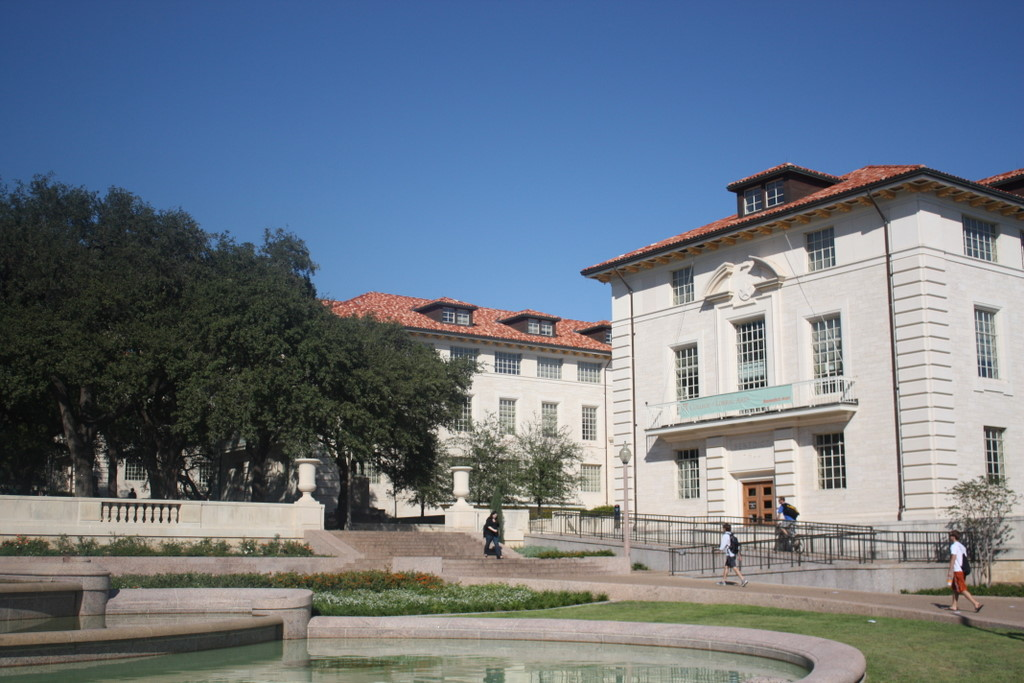
#> input picture assig2_cv_mats/pano_image1.jpg, 1024 x 683 px
$ jupyter execute image_stitch.ipynb   (shell and % lines are left out)
#> lines starting #> are read from the running program, lines starting #| are printed output that depends on the picture; after the words box and inside, x2 and y2 are one past the last pixel; in counts of white or black regions, pixels touching at a corner belong together
Part 2: Image Mosaics (Image stitching of two images)

[cell 1]
import cv2
import numpy as np
import matplotlib.pyplot as plt

[cell 2]
from google.colab import drive
drive.mount('/content/drive')

[cell 3]
%cd /content/drive/MyDrive/Colab Notebooks/assig2_cv

[cell 4]
# Step 1: Load the book image and the first frame of the book video
img2 = cv2.cvtColor(cv2.imread('assig2_cv_mats/pano_image1.jpg'), cv2.COLOR_BGR2RGB) #Left
img1 = cv2.cvtColor(cv2.imread('assig2_cv_mats/pano_image2.jpg'), cv2.COLOR_BGR2RGB) #Right
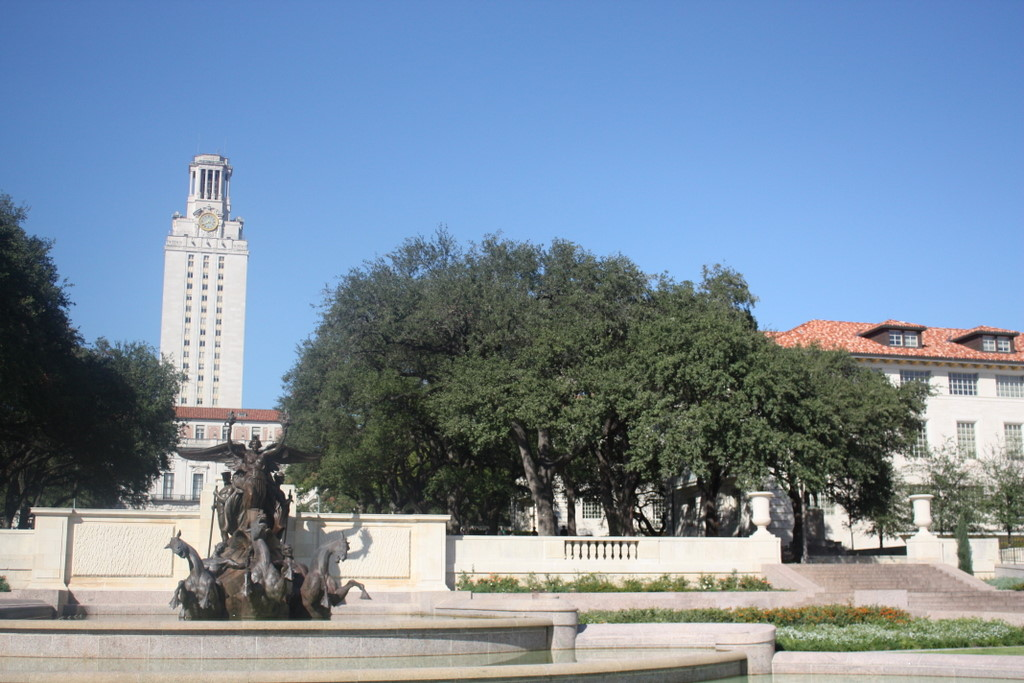
#> input picture assig2_cv_mats/pano_image2.jpg, 1024 x 683 px

# Step 2: Initialize the SIFT detector
sift = cv2.SIFT_create()

# Step 3: Detect keypoints and descriptors
keypts_img1, descriptors_img1 = sift.detectAndCompute(img1, None)
#> keypts_img1 = 5324 keypoints; strongest (x, y, size): (620, 556, 2.4), (612, 556, 2.3), (534, 528, 1.9), (772, 470, 2.8)
keypts_img2, descriptors_img2 = sift.detectAndCompute(img2, None)
#> keypts_img2 = 4251 keypoints; strongest (x, y, size): (958, 549, 9.6), (490, 527, 1.9), (732, 555, 2.7), (376, 451, 1.8)

# Step 4: Use a Brute-Force Matcher with KNN
bf = cv2.BFMatcher(cv2.NORM_L2, crossCheck=False)

# Step 5: Perform KNN matching with ratio test
matches = bf.knnMatch(descriptors_img1, descriptors_img2, k=2)
#> matches = 5324 matches

# Step 6: Apply ratio test to choose best 50 matches
good_matches = []
for m, n in matches:
    if m.distance < 0.75 * n.distance:
        good_matches.append(m)
#> after the loop, good_matches = 1092 matches
good_matches = sorted(good_matches, key=lambda x: x.distance)[:50]
#> good_matches = 50 matches

# Step 7: Draw the matches on the images
img_matches = cv2.drawMatches(
    img1, keypts_img1, img2, keypts_img2,
    good_matches, None, matchColor=(255,0,0),
    flags=cv2.DrawMatchesFlags_NOT_DRAW_SINGLE_POINTS)
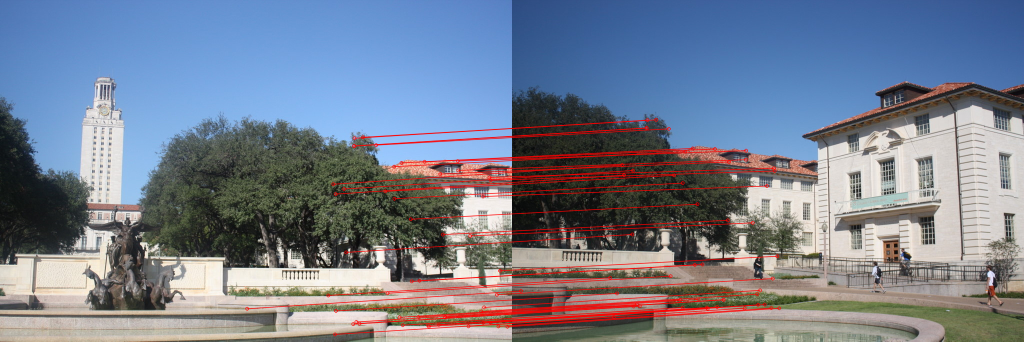
#> img_matches: shape (683, 2048, 3) (shown at 1/2 size); mean R, G, B 118.5, 126.7, 143

# Step 8: Plot the results
plt.figure(figsize=(12, 12))
plt.imshow(img_matches)
plt.title('Top 50 Matches bet. First Image & Second Image')
plt.axis('off')
plt.show()

[cell 5]
# Step 9: Build function to compute Homography matrix using DLT
def compute_homography(src_pts, dst_pts):
    """
    Compute Homography Matrix H such that dst_pts ≈ H * src_pts
    src_pts: (N, 2) → points from book_img
    dst_pts: (N, 2) → points from video frame
    Compute Homography H using Ax = b, with 8 unknowns & H[3,3] = 1
    """
    assert src_pts.shape[0] >= 4, "Requires at least 4 point correspondences"
    N = src_pts.shape[0]
    A = []

    for i in range(N):
        x, y = src_pts[i]
        x_d, y_d = dst_pts[i]
        # For x' equation (first part of the system)
        A.append([x, y, 1, 0, 0, 0, -x * x_d, -y * x_d, -x_d])
        # For y' equation (second part of the system)
        A.append([0, 0, 0, x, y, 1, -x * y_d, -y * y_d, -y_d])

    #2Nx8 coefficient matrix
    A = np.array(A)
    # Solve using SVD
    U, S, Vt = np.linalg.svd(A)
    # Get the smallest singular value (last row of V transposed)
    h = Vt[-1, :]
    # Reshape to get 3x3 homography matrix
    H = h.reshape((3, 3))
    # Normalize so H[2,2] = 1
    H = H / H[2, 2]
    return H

# Step 10: Extract Point Correspondences from Good Matches
src_pts = np.array([keypts_img1[m.queryIdx].pt for m in good_matches])
#> src_pts = 50 pairs, first value 494 to 1014.4, second value 274.1 to 668.3
dst_pts = np.array([keypts_img2[m.trainIdx].pt for m in good_matches])
#> dst_pts = 50 pairs, first value 17.56 to 534, second value 239.2 to 633.6

# Step 11:Compute the Homography matrix H using p & p'
H = compute_homography(src_pts, dst_pts)
#> the loop in compute_homography, `for i in range(N):` made 50 passes
#> (x, y, x_d, y_d) on passes 1 to 12: (857.3, 652.6, 390.8, 617.2), (936.6, 652.1, 464.8, 616), (718.4, 646.8, 255.1, 611.8), (889.9, 634.2, 422.8, 599.1), (802.5, 325.3, 360.9, 296.3), (962.1, 622.4, 490, 587.9), (770.2, 382.2, 323.9, 350.2), (889.9, 634.2, 422.8, 599.1), (725.6, 274.1, 287.9, 239.2), (823, 562.3, 365.1, 529.3), (855.4, 650.2, 389.3, 614.7), (821.3, 438, 370.4, 407.9)
#> after the loop in compute_homography, `for i in range(N):`: A = 100 items
#> in compute_homography, `U, S, Vt = np.linalg.svd(A)`:
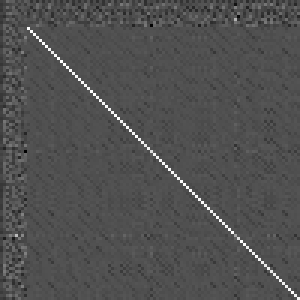
#> U: shape (100, 100) float64 (shown 3 times larger); min -0.45, max 0.967, mean -0.000468; drawn with min black and max white
#> in compute_homography, `U, S, Vt = np.linalg.svd(A)`: S = [4530873.6, 520933.5, 6794.8, 1833.3, 771.7, 253.2, 141.9, 0.415, 0.0088]
#> in compute_homography, `h = Vt[-1, :]`: h = [0.00216, -0.000121, -0.958, 0.000288, 0.00202, -0.287, 4.84e-07, 5.14e-08, 0.00163]
#> in compute_homography, `H = h.reshape((3, 3))`: H = [[0.00216, -0.000121, -0.958], [0.000288, 0.00202, -0.287], [4.84e-07, 5.14e-08, 0.00163]]
#> in compute_homography, `H = H / H[2, 2]`: H = [[1.33, -0.0742, -588.7], [0.177, 1.24, -176.7], [0.000297, 3.16e-05, 1]]
print("Computed Homography Matrix:\n", H)
#| Computed Homography Matrix:
#|  [[ 1.32507305e+00 -7.42068193e-02 -5.88740105e+02]
#|  [ 1.77335096e-01  1.24322553e+00 -1.76688116e+02]
#|  [ 2.97310501e-04  3.16228572e-05  1.00000000e+00]]

# Step 12: Verify H by Mapping Book Points to Video Frame
#Convert src_pts to homogeneous coordinates
src_pts_hom = np.hstack((src_pts, np.ones((src_pts.shape[0], 1))))
#> src_pts_hom = 50 rows, first 8: [857.3, 652.6, 1], [936.6, 652.1, 1], [718.4, 646.8, 1], [889.9, 634.2, 1], [802.5, 325.3, 1], [962.1, 622.4, 1], [770.2, 382.2, 1], [889.9, 634.2, 1]
#Map points using the computed Homography matrix H
mapped_pts_hom = (H @ src_pts_hom.T).T
#> mapped_pts_hom = 50 rows, first 8: [498.9, 786.7, 1.28], [603.9, 800.1, 1.3], [315.2, 754.9, 1.23], [543.4, 769.6, 1.28], [450.5, 370.1, 1.25], [640, 767.7, 1.31], [403.4, 435.1, 1.24], [543.4, 769.6, 1.28]
#Normalize
mapped_pts = mapped_pts_hom[:, :2] / mapped_pts_hom[:, 2, np.newaxis]
#> mapped_pts = 50 pairs, first value 17.15 to 534.7, second value 239.1 to 633.4

# Step 13: Visualize the verification test on first_frame
frame_vis = img2.copy()
#Green for mapped points (predicted)
for p in mapped_pts:
    cv2.circle(frame_vis, (int(p[0]), int(p[1])), 5, (0, 255, 0), -1)
#> this loop made 50 passes
#> p on passes 1 to 12: [391.1, 616.7], [464.8, 615.9], [255.4, 611.7], [423, 599.1], [360.7, 296.3], [490.1, 587.9], [325, 350.6], [423, 599.1], [287.9, 239.1], [364.4, 529.3], [389.4, 614.5], [371.2, 408.1]
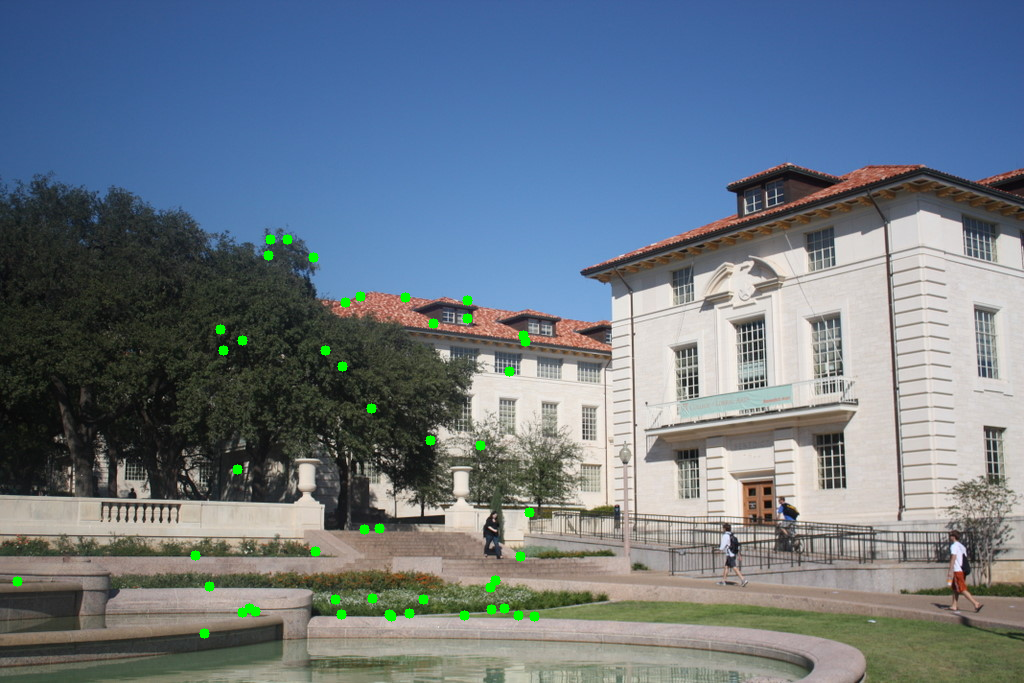
#> frame_vis: shape (683, 1024, 3); mean R, G, B 107.1, 119.7, 131.5
#Red for actual points (measured)
for p in dst_pts:
    cv2.circle(frame_vis, (int(p[0]), int(p[1])), 5, (255, 0, 0), -1)
#> this loop made 50 passes
#> p on passes 1 to 12: [390.8, 617.2], [464.8, 616], [255.1, 611.8], [422.8, 599.1], [360.9, 296.3], [490, 587.9], [323.9, 350.2], [422.8, 599.1], [287.9, 239.2], [365.1, 529.3], [389.3, 614.7], [370.4, 407.9]
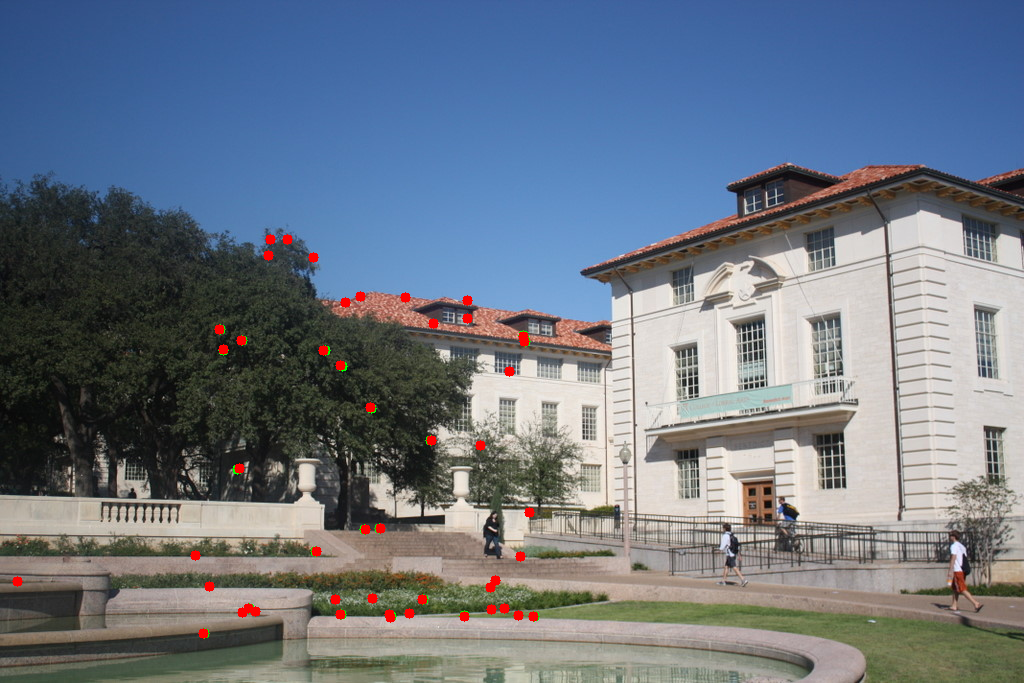
#> frame_vis: shape (683, 1024, 3); 0.54% of pixels changed, all inside (x1, y1, x2, y2) = (12, 234, 539, 639)
plt.figure(figsize=(10, 8))
plt.imshow(frame_vis)
plt.title('Green: Mapped Points | Red: Actual Points')
plt.axis('off')
plt.show()

[cell 6]
def warp_image(img, H, output_shape):
    """
    Warps img using homography H onto the coordinate frame defined by output_shape
        img: Input image (H x W x 3)
        H: Homography matrix (3 x 3)
        output_shape: Tuple (height, width) of the output warped image
        Warped image aligned to output frame is returned
    """
    h_out, w_out = output_shape
    H_inv = np.linalg.inv(H)

    # Create a meshgrid of (x, y) coordinates in the output image
    x_out, y_out = np.meshgrid(np.arange(w_out), np.arange(h_out))
    ones = np.ones_like(x_out)

    coords_out = np.stack([x_out, y_out, ones], axis=-1).reshape(-1, 3).T  # 3xN size

    # Apply inverse homography to find corresponding points in the source image
    coords_src = H_inv @ coords_out

    # Normalize
    coords_src /= coords_src[2, :]
    x_src = coords_src[0, :].reshape(h_out, w_out)
    y_src = coords_src[1, :].reshape(h_out, w_out)

    # Use cv2.remap for bilinear interpolation
    map_x = x_src.astype(np.float32)
    map_y = y_src.astype(np.float32)

    # Apply edge padding using cv2.BORDER_REPLICATE
    warped_channels = []
    for i in range(3):  # For each RGB channel
        warped = cv2.remap(img[:, :, i], map_x, map_y,
                           interpolation=cv2.INTER_LINEAR,
                           borderMode=cv2.BORDER_REPLICATE)
        warped_channels.append(warped)

    # Stack the channels to form the final warped image
    warped_img = np.stack(warped_channels, axis=-1)

    return warped_img

[cell 7]
def create_two_image_mosaic_reverse(img1, img2, H):
    """
    Warps img2 into img1's coordinate frame and creates a mosaic.
        img1: source image (reference)
        img2: destination image (to be warped)
        H: homography from img1 to img2 >> img2 = H @ img1
        mosaic: stitched image mosaic with img1 unchanged & img2 warped
    """
    h1, w1 = img1.shape[:2]
    h2, w2 = img2.shape[:2]

    # Get corners of img2 (for warping)
    corners_img2 = np.array([
        [0, 0],
        [w2, 0],
        [w2, h2],
        [0, h2]
    ], dtype=np.float32)

    # Warp corners of img2 into img1's space (by applying the inverse of H)
    H_inv = np.linalg.inv(H)
    corners_img2_homog = cv2.perspectiveTransform(corners_img2[None, :, :], H_inv)[0]

    # Get Corners of img1
    corners_img1 = np.array([
        [0, 0],
        [w1, 0],
        [w1, h1],
        [0, h1]
    ], dtype=np.float32)

    # Combine and find bounding box
    all_corners = np.vstack((corners_img2_homog, corners_img1))
    [xmin, ymin] = np.floor(all_corners.min(axis=0)).astype(int)
    [xmax, ymax] = np.ceil(all_corners.max(axis=0)).astype(int)

    # Translation offset to avoid negative coordinates
    tx, ty = -xmin, -ymin
    translation = np.array([[1, 0, tx],
                            [0, 1, ty],
                            [0, 0, 1]])

    # Warp img2 into this output shape calculated
    output_shape = (ymax - ymin, xmax - xmin)
    warped_img2 = warp_image(img2, translation @ H_inv, output_shape)

    # Paste img1 into the mosaic (no warping needed for img1)
    mosaic = warped_img2.copy()
    mosaic[ty:ty+h1, tx:tx+w1] = img1  # overlay img1 in its original location
    return mosaic


# Assuming img1, img2, and H are already defined
mosaic = create_two_image_mosaic_reverse(img1, img2, H)
#> in create_two_image_mosaic_reverse, `H_inv = np.linalg.inv(H)`: H_inv = [[0.662, 0.0295, 395], [-0.122, 0.795, 68.78], [-0.000193, -3.39e-05, 0.88]]
#> in create_two_image_mosaic_reverse, `corners_img2_homog = cv2.perspectiveTransform(corners_img2[None, :, :]..`: corners_img2_homog = [[448.7, 78.12], [1571.6, -82.05], [1657.3, 738.6], [484.3, 713.9]]
#> in create_two_image_mosaic_reverse, `all_corners = np.vstack((corners_img2_homog, corners_img1))`: all_corners = [[448.7, 78.12], [1571.6, -82.05], [1657.3, 738.6], [484.3, 713.9], [0, 0], [1024, 0], [1024, 683], [0, 683]]
#> in create_two_image_mosaic_reverse, `[xmin, ymin] = np.floor(all_corners.min(axis=0)).astype(int)`: xmin = 0; ymin = -83
#> in create_two_image_mosaic_reverse, `[xmax, ymax] = np.ceil(all_corners.max(axis=0)).astype(int)`: xmax = 1658; ymax = 739
#> in create_two_image_mosaic_reverse, `tx, ty = -xmin, -ymin`: tx = 0; ty = 83
#> in create_two_image_mosaic_reverse, `translation = np.array([[1, 0, tx], [0, 1, ty], [0, 0, 1]])`: translation = [[1, 0, 0], [0, 1, 83], [0, 0, 1]]
#> in create_two_image_mosaic_reverse, `output_shape = (ymax - ymin, xmax - xmin)`: output_shape = (822, 1658)
#> in warp_image, `h_out, w_out = output_shape`: h_out = 822; w_out = 1658
#> in warp_image, `H_inv = np.linalg.inv(H)`: H_inv = [[1.33, -0.0742, -582.6], [0.177, 1.24, -279.9], [0.000297, 3.16e-05, 0.997]]
#> in warp_image, `x_src = coords_src[0, :].reshape(h_out, w_out)`:
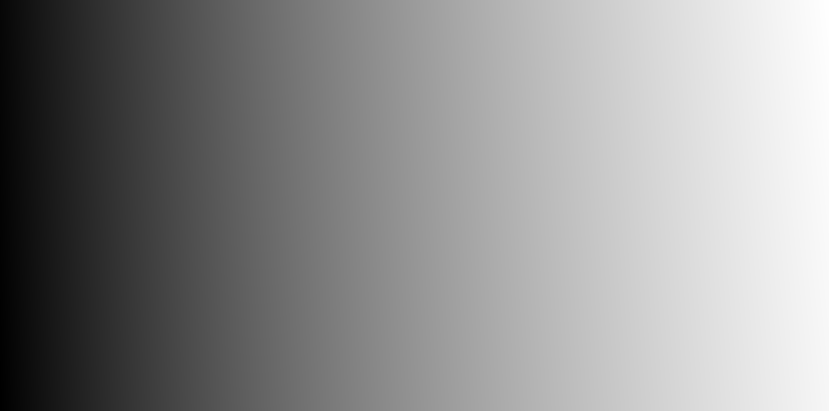
#> x_src: shape (822, 1658) float64 (shown at 1/2 size); min -628.8, max 1082.6, mean 332.4; drawn with min black and max white
#> in warp_image, `y_src = coords_src[1, :].reshape(h_out, w_out)`:
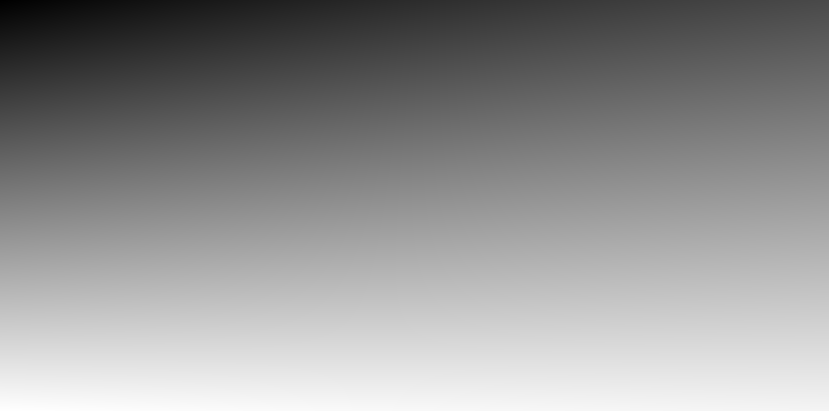
#> y_src: shape (822, 1658) float64 (shown at 1/2 size); min -280.6, max 723.9, mean 295; drawn with min black and max white
#> the loop in warp_image, `for i in range(3):` made 3 passes
#> pass 3, in warp_image, `warped = cv2.remap(img[:, :, i], map_x, map_y, interpolation=cv2.INTER..`:
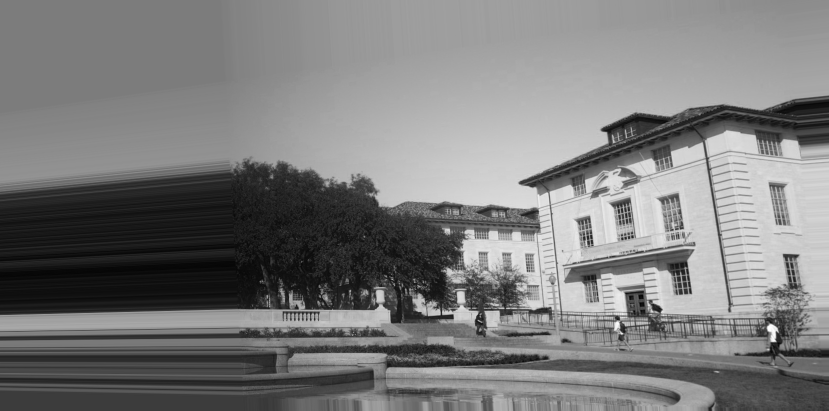
#> warped: shape (822, 1658) (shown at 1/2 size); min 1, max 255, mean 123.3
#> after the loop in warp_image, `for i in range(3):`: warped_channels = 3 items
#> in warp_image, `warped_img = np.stack(warped_channels, axis=-1)`:
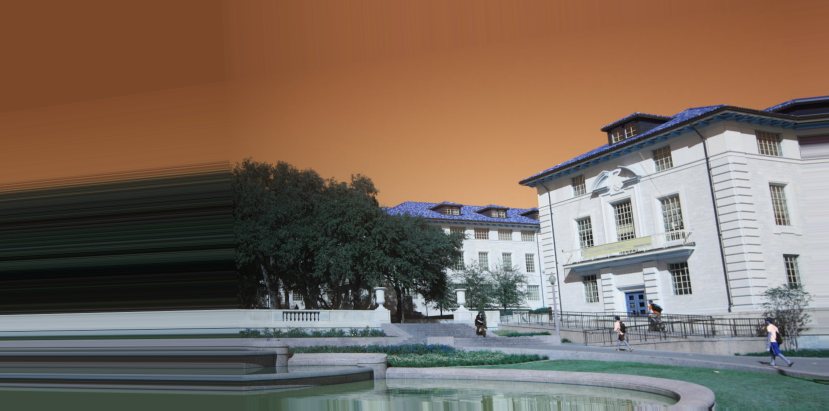
#> warped_img: shape (822, 1658, 3) (shown at 1/2 size); mean of channels 0, 1, 2 93.5, 106.4, 123.3; drawn as B, G, R
#> in create_two_image_mosaic_reverse, `mosaic[ty:ty+h1, tx:tx+w1] = img1`:
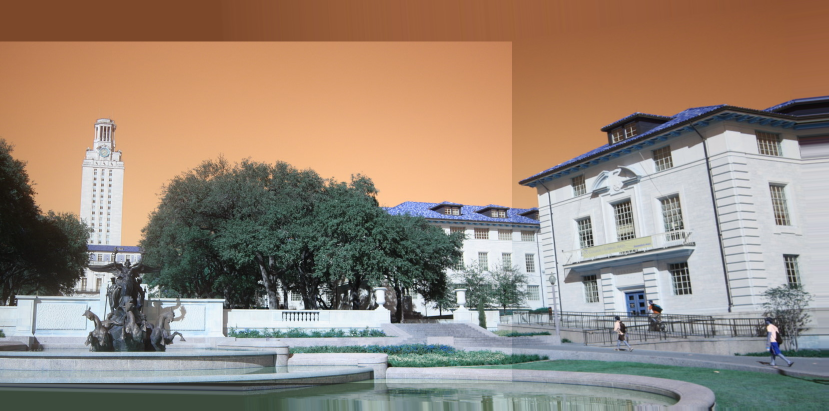
#> mosaic: shape (822, 1658, 3) (shown at 1/2 size); mean of channels 0, 1, 2 120.3, 135, 152.3; drawn as B, G, R

# Show the mosaic
plt.figure(figsize=(15, 8))
plt.imshow(mosaic)
plt.title('Mosaic with img2 warped into img1\'s frame')
plt.axis('off')
plt.show()
